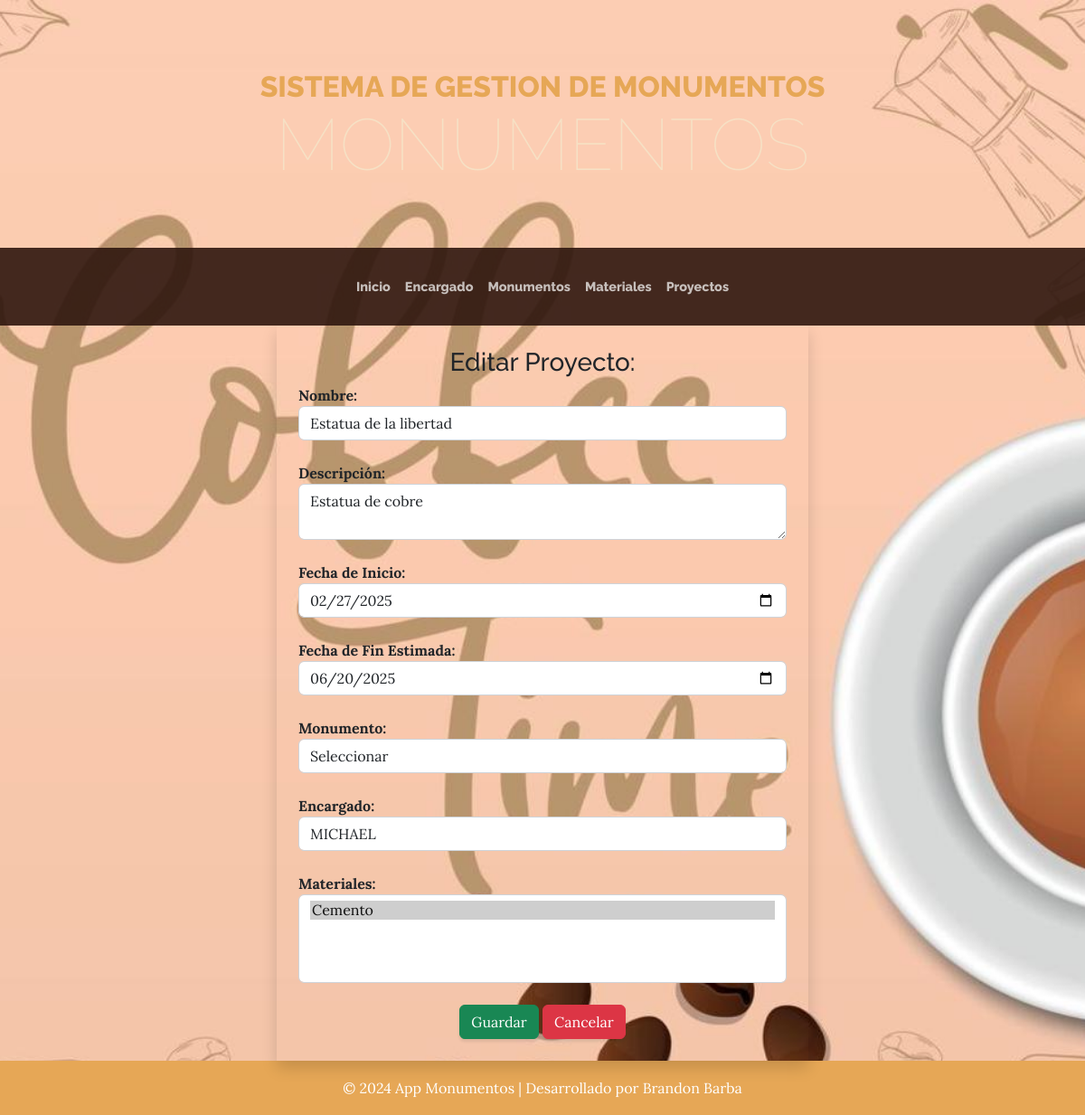
The app's page /editar_proyectos/1/ with its own data.
### aplicaciones/monumentos/models.py (models this page shows, shortened)
class Proyecto(models.Model):
    nombre = models.CharField(max_length=150)
    descripcion = models.TextField()
    fecha_inicio = models.DateField()
    fecha_fin_estimada = models.DateField()
    monumento = models.ForeignKey(Monumento, on_delete=models.CASCADE)
    encargado = models.ForeignKey(Encargado, on_delete=models.SET_NULL, null=True)
    materiales = models.ManyToManyField(Materiales)
    foto=models.FileField(upload_to='proyectpo', null=True, blank=True)

class Encargado(models.Model):
    nombre = models.CharField(max_length=100)
    cargo = models.CharField(max_length=100)
    telefono = models.CharField(max_length=20, blank=True, null=True)
    correo = models.EmailField(unique=True)

class Materiales(models.Model):
    nombre = models.CharField(max_length=100)
    descripcion = models.TextField(blank=True, null=True)
    cantidad_disponible = models.PositiveIntegerField()

### aplicaciones/monumentos/views.py (the view, shortened to what this page needs)
# urls.py: path('editar_proyectos/<int:id>/', views.editarproyecto, name='editar_proyectos'),
def editarproyecto(request, id):
    proyecto = get_object_or_404(Proyecto, id=id)
    monumentos = Monumento.objects.all()
    encargados = Encargado.objects.all()
    materiales = Materiales.objects.all()
    return render(request, 'actualizar_proyectos.html', {
        'proyecto': proyecto,
        'monumentos': monumentos,
        'encargados': encargados,
        'materiales': materiales
    })

### aplicaciones/monumentos/templates/actualizar_proyectos.html (shortened to what this page needs)
{% extends 'plantilla.html' %}
{% block contenido %}
<div class="row">
    <div class="col-md-3"></div>
    <div class="col-md-6">
        <div class="form-container shadow p-4">
            <form action="{% url 'editar_proyectos' proyecto.id %}" id="frm_editar_proyecto" method="post">
                <h3 class="text-center">Editar Proyecto:</h3>
                <label for=""><b>Nombre:</b></label>
                <input type="text" class="form-control" name="txt_nombre" id="txt_nombre" value="{{ proyecto.nombre }}">
                <br>
                <label for=""><b>Descripción:</b></label>
                <textarea class="form-control" name="txt_descripcion" id="txt_descripcion">{{ proyecto.descripcion }}</textarea>
                <br>
                <label for=""><b>Fecha de Inicio:</b></label>
                <input type="date" class="form-control" name="txt_fecha_inicio" id="txt_fecha_inicio" value="{{ proyecto.fecha_inicio|date:'Y-m-d' }}">
                <br>
                <label for=""><b>Fecha de Fin Estimada:</b></label>
                <input type="date" class="form-control" name="txt_fecha_fin_estimada" id="txt_fecha_fin_estimada" value="{{ proyecto.fecha_fin_estimada|date:'Y-m-d' }}">
                <br>
                <label for=""><b>Monumento:</b></label>
                <select class="form-control" name="txt_monumento" id="txt_monumento">
                    <option value="">Seleccionar</option>
                </select>
                <br>
                <label for=""><b>Encargado:</b></label>
                <select class="form-control" name="txt_encargado" id="txt_encargado">
                    {% for encargado in encargados %}
                        <option value="{{ encargado.id }}" {% if proyecto.encargado.id == encargado.id %} selected {% endif %}>{{ encargado.nombre }}</option>
                    {% endfor %}
                </select>
                <br>
                <label for=""><b>Materiales:</b></label>
                <select multiple class="form-control" name="txt_materiales" id="txt_materiales">
                    {% for material in materiales %}
                        <option value="{{ material.id }}" {% if material in proyecto.materiales.all %} selected {% endif %}>{{ material.nombre }}</option>
                    {% endfor %}
                </select>
                <br>
                <center>
                    <button type="submit" class="btn btn-success">Guardar</button>
                    <a href="{% url 'listado_proyectos' %}" class="btn btn-danger">Cancelar</a>
                </center>
            </form>
        </div>
    </div>
</div>
{% endblock %}

### records on screen
Proyecto: txt_nombre "Estatua de la libertad", txt_descripcion "Estatua de cobre", txt_fecha_inicio "02/27/2025", txt_fecha_fin_estimada "06/20/2025", txt_encargado "MICHAEL", txt_materiales "Cemento ☑"
